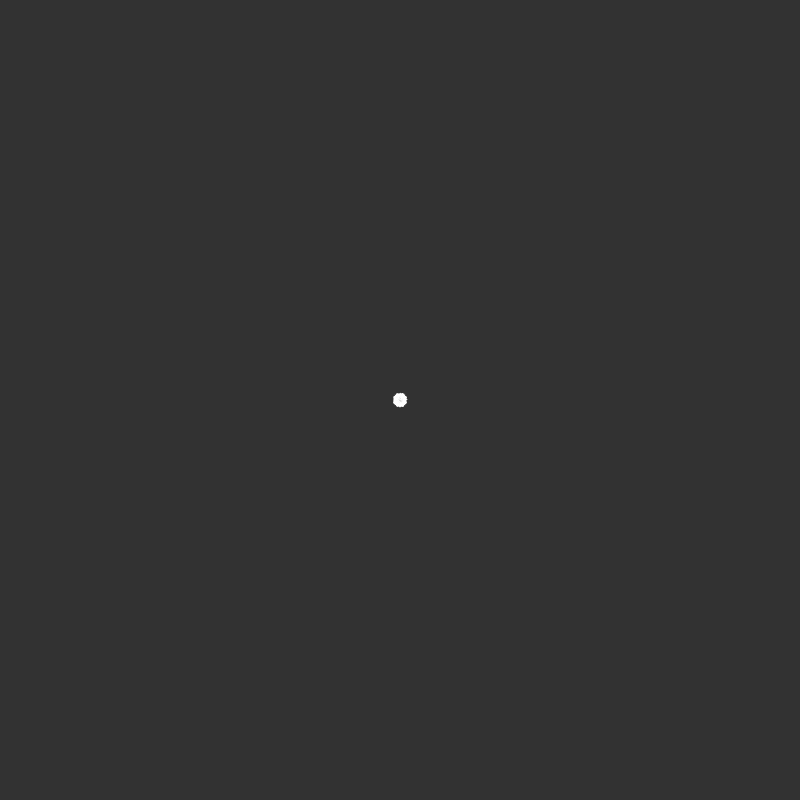
Frame 1 (no input)
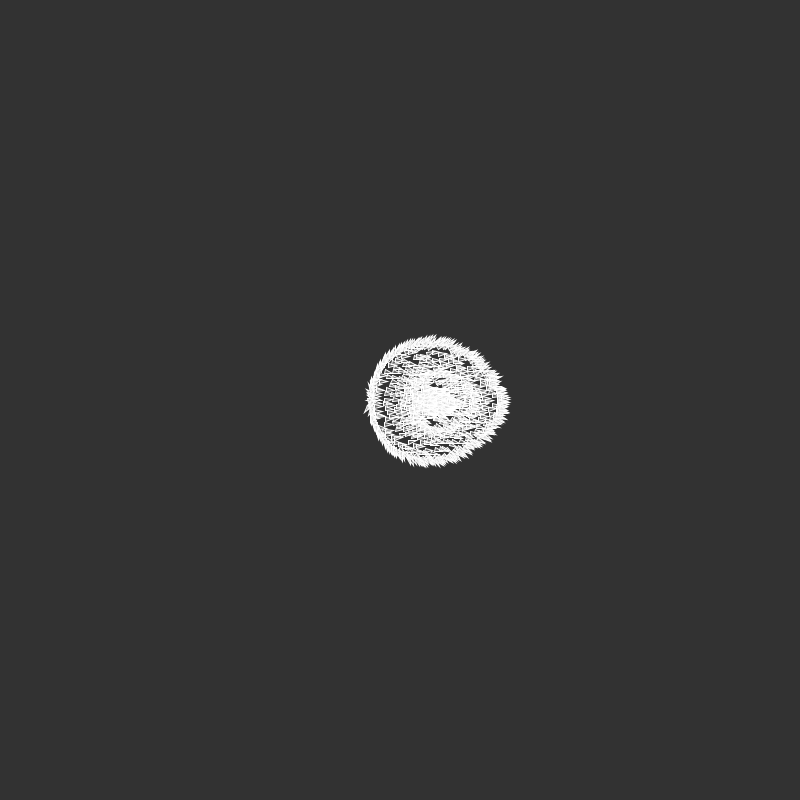
Frame 60 (the mouse pressed at the canvas centre just before this capture)
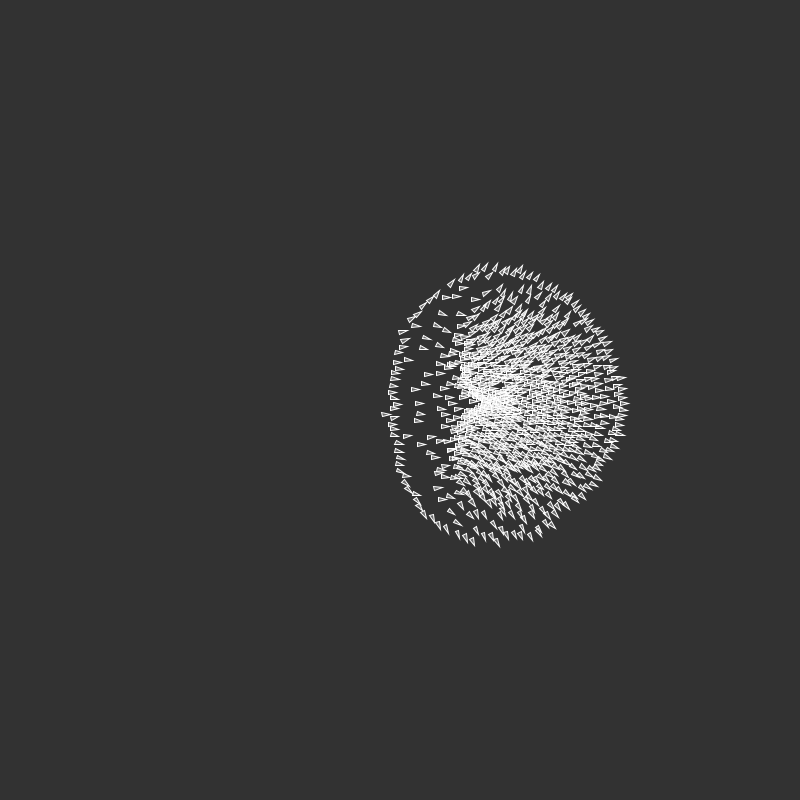
Frame 120 (the mouse held since frame 60 and released just before this capture)

The Processing sketch that drew these frames (run headless with seeded random() and noise(); from frame 60 on, the mouse is pressed at the canvas centre):

// Processing sketch: a_flocking
// ── a_flocking.pde
Flock flock;

int number_of_boids = 1000;

void setup() {
  size(800, 800);
  flock = new Flock(number_of_boids);
}

void draw() {
  background(50);
  flock.run();
}

// Add a new boid into the System
void mousePressed() {
  flock.addBoid(new Boid(mouseX,mouseY));
}
// ── boid.pde
// The Boid class

class Boid {

  PVector position;
  PVector velocity;
  PVector acceleration;
  float r;
  float maxforce;    // Maximum steering force
  float maxspeed;    // Maximum speed

    Boid(float x, float y) {
    acceleration = new PVector(0, 0);

    // This is a new PVector method not yet implemented in JS
    // velocity = PVector.random2D();

    // Leaving the code temporarily this way so that this example runs in JS
    float angle = random(TWO_PI);
    velocity = new PVector(cos(angle), sin(angle));

    position = new PVector(x, y);
    r = 2.0;
    maxspeed = 2;
    maxforce = 0.03;
  }

  void run(ArrayList<Boid> boids) {
    flock(boids);
    update();
    borders();
    render();
  }

  void applyForce(PVector force) {
    // We could add mass here if we want A = F / M
    acceleration.add(force);
  }

  // We accumulate a new acceleration each time based on three rules
  void flock(ArrayList<Boid> boids) {
    PVector sep = separate(boids);   // Separation
    PVector ali = align(boids);      // Alignment
    PVector coh = cohesion(boids);   // Cohesion
    // Arbitrarily weight these forces
    sep.mult(1.5);
    ali.mult(1.0);
    coh.mult(1.0);
    // Add the force vectors to acceleration
    applyForce(sep);
    applyForce(ali);
    applyForce(coh);
  }

  // Method to update position
  void update() {
    // Update velocity
    velocity.add(acceleration);
    // Limit speed
    velocity.limit(maxspeed);
    position.add(velocity);
    // Reset accelertion to 0 each cycle
    acceleration.mult(0);
  }

  // A method that calculates and applies a steering force towards a target
  // STEER = DESIRED MINUS VELOCITY
  PVector seek(PVector target) {
    PVector desired = PVector.sub(target, position);  // A vector pointing from the position to the target
    // Scale to maximum speed
    desired.normalize();
    desired.mult(maxspeed);

    // Above two lines of code below could be condensed with new PVector setMag() method
    // Not using this method until Processing.js catches up
    // desired.setMag(maxspeed);

    // Steering = Desired minus Velocity
    PVector steer = PVector.sub(desired, velocity);
    steer.limit(maxforce);  // Limit to maximum steering force
    return steer;
  }

  void render() {
    // Draw a triangle rotated in the direction of velocity
    float theta = velocity.heading() + radians(90);
    // heading2D() above is now heading() but leaving old syntax until Processing.js catches up
    
    fill(200, 100);
    stroke(255);
    pushMatrix();
    translate(position.x, position.y);
    rotate(theta);
    beginShape(TRIANGLES);
    vertex(0, -r*2);
    vertex(-r, r*2);
    vertex(r, r*2);
    endShape();
    popMatrix();
  }

  // Wraparound
  void borders() {
    if (position.x < -r) position.x = width+r;
    if (position.y < -r) position.y = height+r;
    if (position.x > width+r) position.x = -r;
    if (position.y > height+r) position.y = -r;
  }

  // Separation
  // Method checks for nearby boids and steers away
  PVector separate (ArrayList<Boid> boids) {
    float desiredseparation = 25.0f;
    PVector steer = new PVector(0, 0, 0);
    int count = 0;
    // For every boid in the system, check if it's too close
    for (Boid other : boids) {
      float d = PVector.dist(position, other.position);
      // If the distance is greater than 0 and less than an arbitrary amount (0 when you are yourself)
      if ((d > 0) && (d < desiredseparation)) {
        // Calculate vector pointing away from neighbor
        PVector diff = PVector.sub(position, other.position);
        diff.normalize();
        diff.div(d);        // Weight by distance
        steer.add(diff);
        count++;            // Keep track of how many
      }
    }
    // Average -- divide by how many
    if (count > 0) {
      steer.div((float)count);
    }

    // As long as the vector is greater than 0
    if (steer.mag() > 0) {
      // First two lines of code below could be condensed with new PVector setMag() method
      // Not using this method until Processing.js catches up
      // steer.setMag(maxspeed);

      // Implement Reynolds: Steering = Desired - Velocity
      steer.normalize();
      steer.mult(maxspeed);
      steer.sub(velocity);
      steer.limit(maxforce);
    }
    return steer;
  }

  // Alignment
  // For every nearby boid in the system, calculate the average velocity
  PVector align (ArrayList<Boid> boids) {
    float neighbordist = 50;
    PVector sum = new PVector(0, 0);
    int count = 0;
    for (Boid other : boids) {
      float d = PVector.dist(position, other.position);
      if ((d > 0) && (d < neighbordist)) {
        sum.add(other.velocity);
        count++;
      }
    }
    if (count > 0) {
      sum.div((float)count);
      // First two lines of code below could be condensed with new PVector setMag() method
      // Not using this method until Processing.js catches up
      // sum.setMag(maxspeed);

      // Implement Reynolds: Steering = Desired - Velocity
      sum.normalize();
      sum.mult(maxspeed);
      PVector steer = PVector.sub(sum, velocity);
      steer.limit(maxforce);
      return steer;
    } 
    else {
      return new PVector(0, 0);
    }
  }

  // Cohesion
  // For the average position (i.e. center) of all nearby boids, calculate steering vector towards that position
  PVector cohesion (ArrayList<Boid> boids) {
    float neighbordist = 50;
    PVector sum = new PVector(0, 0);   // Start with empty vector to accumulate all positions
    int count = 0;
    for (Boid other : boids) {
      float d = PVector.dist(position, other.position);
      if ((d > 0) && (d < neighbordist)) {
        sum.add(other.position); // Add position
        count++;
      }
    }
    if (count > 0) {
      sum.div(count);
      return seek(sum);  // Steer towards the position
    } 
    else {
      return new PVector(0, 0);
    }
  }
}
// ── flock.pde
// The Flock (a list of Boid objects)

class Flock {
  ArrayList<Boid> boids; // An ArrayList for all the boids

  Flock(int number) {
    boids = new ArrayList<Boid>(); // Initialize the ArrayList
    for (int i = 0; i < number_of_boids; i++) {
       this.addBoid(new Boid(width/2,height/2)); 
    }
  }

  void run() {
    for (Boid b : boids) {
      b.run(boids);  // Passing the entire list of boids to each boid individually
    }
  }

  void addBoid(Boid b) {
    boids.add(b);
  }

}
